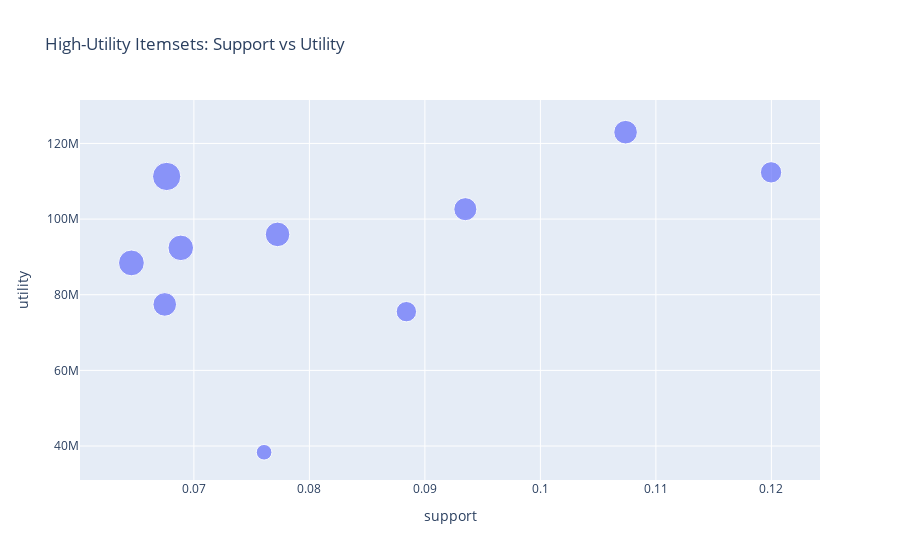

The notebook cell this image was saved under:
### Markdown cell above
# 5.3.1.5 High-Utility Itemset Mining (HUIM) - Phiên bản nâng cao

## Lý thuyết HUIM
High-Utility Itemset Mining khác với Frequent Itemset Mining:
- **Frequent**: Tối ưu theo số lần xuất hiện (support).
- **Weighted (trong project này)**: Tối ưu theo tổng giá trị hóa đơn chứa itemset.
- **High-Utility**: Tối ưu theo "utility" (lợi nhuận/lợi ích) của từng item trong transaction.

Ví dụ: Một item rẻ tiền nhưng bán nhiều có thể không "high-utility" bằng item đắt tiền bán ít.

## Demo HUIM đơn giản
Trong demo này, giả sử utility của mỗi item là UnitPrice (giá bán).
Utility của itemset là tổng utility của items trong transaction chứa itemset.

Đây là version đơn giản, không dùng thuật toán HUIM chuyên nghiệp như UP-Growth.

### Code demo:

### Code cell
# Demo HUIM đơn giản
print("Demo High-Utility Itemset Mining...")

# Giả sử utility của item là UnitPrice trung bình
item_utilities = df_cleaned.groupby('Description')['UnitPrice'].mean().to_dict()

# Tính utility cho mỗi transaction
df_huim = df_cleaned.copy()
df_huim['item_utility'] = df_huim['Description'].map(item_utilities)
df_huim['transaction_utility'] = df_huim.groupby('InvoiceNo')['item_utility'].transform('sum')

# Tạo basket với utility
basket_utility = df_huim.groupby(['InvoiceNo', 'Description'])['item_utility'].sum().unstack().fillna(0)

# Chuyển thành boolean (có mặt)
basket_bool_huim = (basket_utility > 0).astype(bool)

# Tính utility của itemset (tổng utility của transactions chứa itemset)
def calc_utility_support(itemset):
    mask = basket_bool_huim[list(itemset)].all(axis=1)
    invoices = basket_bool_huim.index[mask]
    return df_huim[df_huim['InvoiceNo'].isin(invoices)]['transaction_utility'].sum()

# Demo với top frequent itemsets từ FP-Growth
frequent_itemsets = miner.frequent_itemsets.head(10)  # Top 10 frequent itemsets

huim_results = []
for idx, row in frequent_itemsets.iterrows():
    itemset = list(row['itemsets'])
    utility = calc_utility_support(itemset)
    huim_results.append({
        'itemset': itemset,
        'support': row['support'],
        'utility': utility
    })

huim_df = pd.DataFrame(huim_results)
huim_df['utility_per_support'] = huim_df['utility'] / huim_df['support']

print("Top itemsets by Utility:")
huim_df_sorted = huim_df.sort_values('utility', ascending=False).head()
print(huim_df_sorted)

# Visualize
fig = px.scatter(
    huim_df, 
    x='support', 
    y='utility',
    size='utility_per_support',
    title='High-Utility Itemsets: Support vs Utility'
)
fig.show()

### Figure 1 — Plotly figure (JSON) as saved in the notebook; plotly's stock layout.template omitted (floating-point values rounded to 4 significant figures)
{"data": [{"hovertemplate": "support=%{x}<br>utility=%{y}<br>utility_per_support=%{marker.size}<extra></extra>", "legendgroup": "", "marker": {"color": "#636efa", "size": [936600000.0, 1145000000.0, 1097000000.0, 854300000.0, 1242000000.0, 504100000.0, 1342000000.0, 1645000000.0, 1148000000.0, 1369000000.0], "sizemode": "area", "sizeref": 4112000.0, "symbol": "circle"}, "mode": "markers", "name": "", "orientation": "v", "showlegend": false, "type": "scatter", "x": [0.12, 0.1074, 0.0935, 0.0884, 0.07724, 0.07608, 0.06886, 0.06764, 0.06748, 0.06459], "xaxis": "x", "y": [112400000.0, 123000000.0, 102600000.0, 75520000.0, 95960000.0, 38350000.0, 92400000.0, 111300000.0, 77440000.0, 88410000.0], "yaxis": "y"}], "layout": {"legend": {"itemsizing": "constant", "tracegroupgap": 0}, "title": {"text": "High-Utility Itemsets: Support vs Utility"}, "xaxis": {"anchor": "y", "domain": [0, 1], "title": {"text": "support"}}, "yaxis": {"anchor": "x", "domain": [0, 1], "title": {"text": "utility"}}}}
